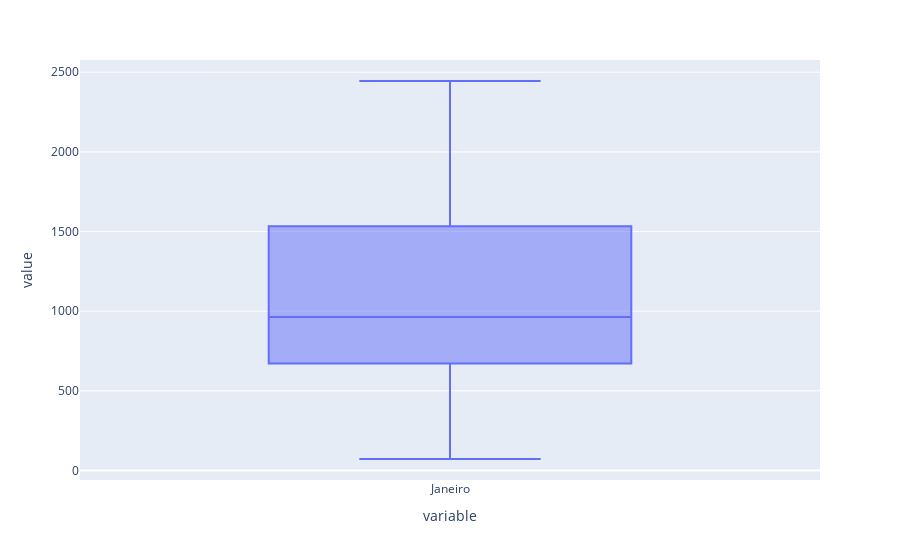

Here is the notebook cell this chart was saved with:
### Code cell
px.box(df['Janeiro'])

### Figure 1 — Plotly figure (JSON) as saved in the notebook; plotly's stock layout.template omitted (floating-point values rounded to 4 significant figures)
{"data": [{"alignmentgroup": "True", "hovertemplate": "variable=%{x}<br>value=%{y}<extra></extra>", "legendgroup": "", "marker": {"color": "#636efa"}, "name": "", "notched": false, "offsetgroup": "", "orientation": "v", "showlegend": false, "type": "box", "x": ["Janeiro", "Janeiro", "Janeiro", "Janeiro", "Janeiro", "Janeiro", "Janeiro", "Janeiro", "Janeiro", "Janeiro", "Janeiro", "Janeiro", "Janeiro", "Janeiro", "Janeiro", "Janeiro", "Janeiro", "Janeiro", "Janeiro", "Janeiro", "Janeiro"], "x0": " ", "xaxis": "x", "y": [72, 121, 270, 2326, 963, 2445, 1593, 2058, 1407, 1923, 1513, 597, 1459, 885, 868, 1240, 911, 671, 764, 1425, 670], "y0": " ", "yaxis": "y"}], "layout": {"boxmode": "group", "legend": {"tracegroupgap": 0}, "margin": {"t": 60}, "xaxis": {"anchor": "y", "domain": [0, 1], "title": {"text": "variable"}}, "yaxis": {"anchor": "x", "domain": [0, 1], "title": {"text": "value"}}}}
